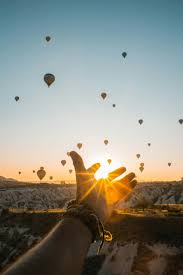
#> input picture photo.jpg, 183 x 275 px
$ python 6.py
#> lines starting #> are read from the running program, lines starting #| are printed output that depends on the picture; after the words box and inside, x2 and y2 are one past the last pixel; in counts of white or black regions, pixels touching at a corner belong together
import cv2
import numpy as np

image = cv2.imread("photo.jpg")
#> image is the input picture: shape (275, 183, 3); mean B, G, R 131.4, 140.5, 139.6

mask = np.zeros(image.shape[:2], dtype="uint8")
cv2.rectangle(mask, (0, 100), (200, 300), 255, -1)
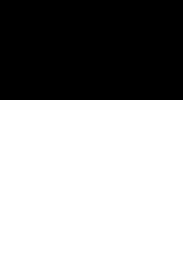
#> mask: shape (275, 183); 63.6% white; 1 black region, box (x1, y1, x2, y2) and area: (0, 0, 183, 100) 18300

blurred = cv2.GaussianBlur(image, (25, 25), 0)
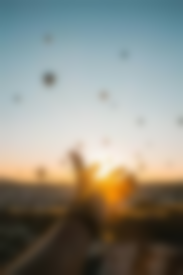
#> blurred: shape (275, 183, 3); mean B, G, R 131.4, 140.6, 139.6

focused = np.where(mask[:, :, None] == 255, image, blurred)

cv2.imshow("Original", image)
cv2.imshow("Simulated DoF", focused)
cv2.waitKey(0)
cv2.destroyAllWindows()

$ run again, with B.jpg copied over photo.jpg
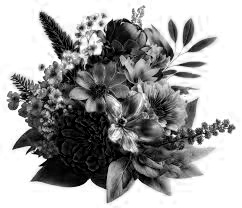
#> input picture B.jpg, 242 x 208 px
#> image is the input picture: shape (208, 242, 3); min 0, max 255, mean 163.9
#> `cv2.rectangle(mask, (0, 100), (200, 300), 255, -1)`:
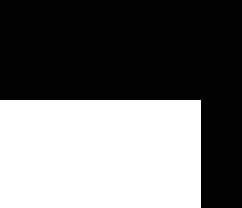
#> mask: shape (208, 242); 43.1% white; 1 white region, box (x1, y1, x2, y2) and area: (0, 100, 201, 208) 21708
#> `focused = np.where(mask[:, :, None] == 255, image, blurred)`:
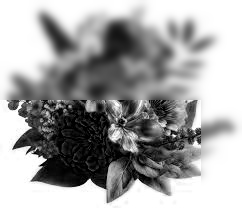
#> focused: shape (208, 242, 3); min 0, max 255, mean 163.7

$ run again, with R.jpg copied over photo.jpg
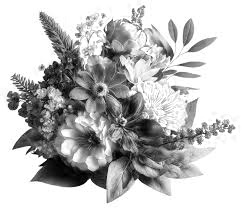
#> input picture R.jpg, 242 x 208 px
#> image is the input picture: shape (208, 242, 3); min 0, max 255, mean 191.3
#> `cv2.rectangle(mask, (0, 100), (200, 300), 255, -1)`:
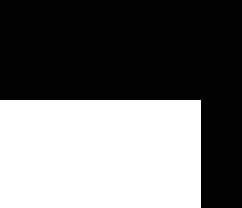
#> mask: shape (208, 242); 43.1% white; 1 white region, box (x1, y1, x2, y2) and area: (0, 100, 201, 208) 21708
#> `focused = np.where(mask[:, :, None] == 255, image, blurred)`:
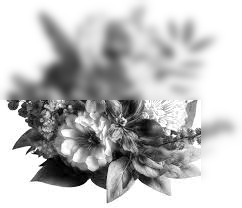
#> focused: shape (208, 242, 3); min 0, max 255, mean 191.2
